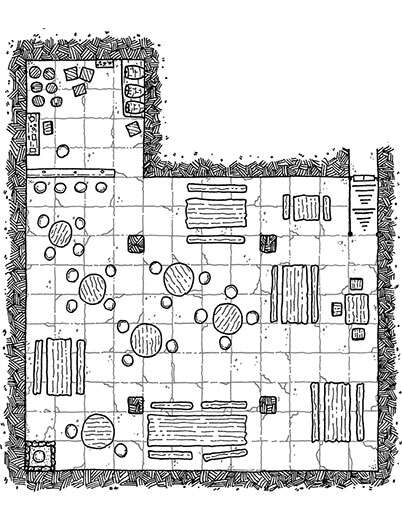
#> input picture RollGrid_backend/data/maps/2c15b52c-358f-4b7d-80b1-fde9bb4370b1/casa-simple.jpg, 402 x 520 px
$ python -i grid_utils.py   (imports and definitions only)
#> lines starting #> are read from the running program, lines starting #| are printed output that depends on the picture; after the words box and inside, x2 and y2 are one past the last pixel; in counts of white or black regions, pixels touching at a corner belong together
import cv2
import numpy as np

def _cluster_1d(vals, tol_px):
    if len(vals) == 0:
        return []
    vals = np.sort(np.asarray(vals))
    clusters = [[vals[0]]]
    for v in vals[1:]:
        if abs(v - clusters[-1][-1]) <= tol_px:
            clusters[-1].append(v)
        else:
            clusters.append([v])
    return [int(np.median(c)) for c in clusters]

def _grid_lines(gray):
    h, w = gray.shape[:2]
    clahe = cv2.createCLAHE(clipLimit=2.0, tileGridSize=(8,8))
    eq = clahe.apply(gray)
    thr = cv2.adaptiveThreshold(eq, 255, cv2.ADAPTIVE_THRESH_MEAN_C, cv2.THRESH_BINARY_INV, 15, 2)
    vk = max(10, h // 100)
    hk = max(10, w // 100)
    vert_kernel = cv2.getStructuringElement(cv2.MORPH_RECT, (1, vk))
    horz_kernel = cv2.getStructuringElement(cv2.MORPH_RECT, (hk, 1))
    vert_lines = cv2.morphologyEx(thr, cv2.MORPH_OPEN, vert_kernel, iterations=1)
    horz_lines = cv2.morphologyEx(thr, cv2.MORPH_OPEN, horz_kernel, iterations=1)
    proj_v = vert_lines.sum(axis=0)
    proj_h = horz_lines.sum(axis=1)
    xs = list(np.where(proj_v > 0.6 * proj_v.max())[0])
    ys = list(np.where(proj_h > 0.6 * proj_h.max())[0])
    tol = int(0.01 * max(w, h)) + 3
    xs = _cluster_1d(xs, tol)
    ys = _cluster_1d(ys, tol)
    return sorted(xs), sorted(ys)

def _draw_overlay(gray, xs, ys, color=(0,165,255), thickness=1):
    h, w = gray.shape[:2]
    imgc = cv2.cvtColor(gray, cv2.COLOR_GRAY2BGR)
    for x in xs:
        cv2.line(imgc, (x, 0), (x, h), color, thickness)
    for y in ys:
        cv2.line(imgc, (0, y), (w, y), color, thickness)
    ok, buf = cv2.imencode(".png", imgc)
    return buf.tobytes() if ok else None

def extraer_info_cuadricula(imagen_path: str, return_overlay: bool=False):
#> called with return_overlay = False
    gray = cv2.imread(imagen_path, cv2.IMREAD_GRAYSCALE)
#> gray is the input picture: shape (520, 402); min 0, max 255, mean 213.2
    if gray is None:
        return None
    h, w = gray.shape[:2]
#> h = 520; w = 402
    xs, ys = _grid_lines(gray)
#> in _grid_lines, `eq = clahe.apply(gray)`:
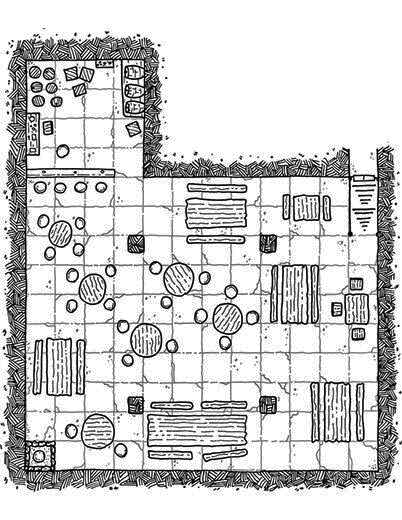
#> eq: shape (520, 402); min 2, max 255, mean 206.9
#> in _grid_lines, `thr = cv2.adaptiveThreshold(eq, 255, cv2.ADAPTIVE_THRESH_MEAN_C, cv2.T..`:
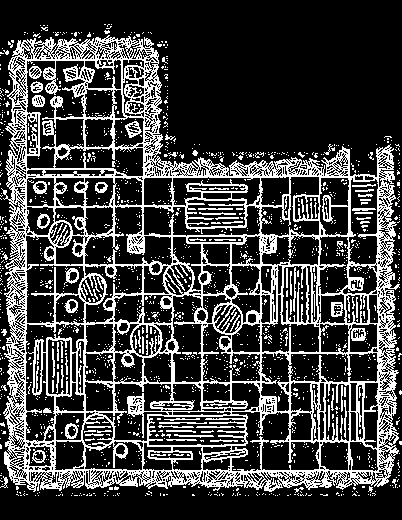
#> thr: shape (520, 402); 25.1% white in thin lines or dots
#> in _grid_lines, `vert_lines = cv2.morphologyEx(thr, cv2.MORPH_OPEN, vert_kernel, iterat..`:
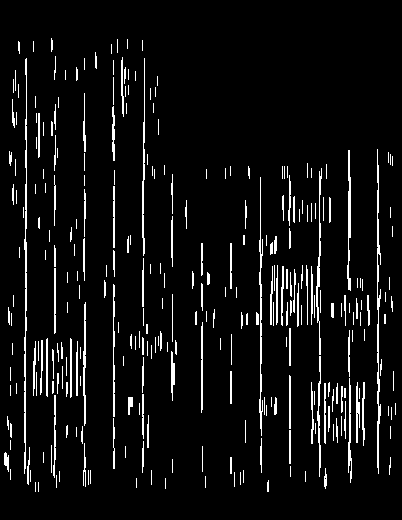
#> vert_lines: shape (520, 402); 6.2% white in thin lines or dots, all inside (x1, y1, x2, y2) = (4, 38, 396, 492)
#> in _grid_lines, `horz_lines = cv2.morphologyEx(thr, cv2.MORPH_OPEN, horz_kernel, iterat..`:
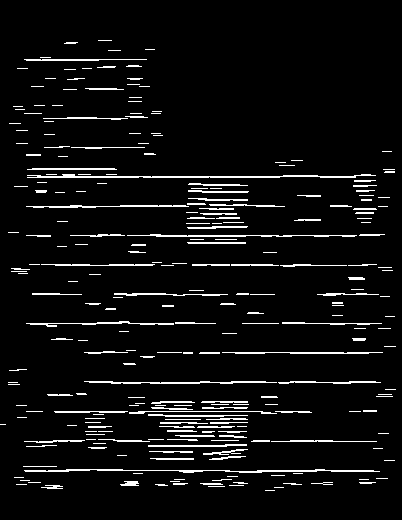
#> horz_lines: shape (520, 402); 5.7% white in thin lines or dots, all inside (x1, y1, x2, y2) = (0, 40, 396, 491)
#> in _grid_lines, `proj_v = vert_lines.sum(axis=0)`: proj_v = 402 values, max 91545 at index 113, min 0 at index 0, mean 8275.4
#> in _grid_lines, `proj_h = horz_lines.sum(axis=1)`: proj_h = 520 values, max 82875 at index 235, min 0 at index 0, mean 5862.1
#> in _grid_lines, `xs = list(np.where(proj_v > 0.6 * proj_v.max())[0])`: xs = [25, 26, 54, 55, 84, 113, 114, 143, 260, 290, 319, 349, 377, 378]
#> in _grid_lines, `ys = list(np.where(proj_h > 0.6 * proj_h.max())[0])`: ys = [176, 177, 206, 235, 264, 265, 294, 323, 352, 382, 411, 441, 470, 471]
#> in _cluster_1d, `vals = np.sort(np.asarray(vals))`: vals has the same summary as xs in _grid_lines
#> in _cluster_1d, `clusters = [[vals[0]]]`: clusters = [[25]]
#> the loop in _cluster_1d, `for v in vals[1:]:` made 13 passes
#> v on passes 1 to 12: 26, 54, 55, 84, 113, 114, 143, 260, 290, 319, 349, 377
#> after the loop in _cluster_1d, `for v in vals[1:]:`: clusters = [[25, 26], [54, 55], [84], [113, 114], [143], [260], [290], [319], [349], [377, 378]]
#> in _grid_lines, `xs = _cluster_1d(xs, tol)`: xs = [25, 54, 84, 113, 143, 260, 290, 319, 349, 377]
#> the loop in _cluster_1d (call 2), `for v in vals[1:]:` made 13 passes
#> v on passes 1 to 12: 177, 206, 235, 264, 265, 294, 323, 352, 382, 411, 441, 470
#> in _grid_lines, `ys = _cluster_1d(ys, tol)`: ys = [176, 206, 235, 264, 294, 323, 352, 382, 411, 441, 470]
#> xs = [25, 54, 84, 113, 143, 260, 290, 319, 349, 377]
    if len(xs) < 2 or len(ys) < 2:
        return None
    dx = np.diff(np.array(xs))
#> dx = [29, 30, 29, 30, 117, 30, 29, 30, 28]
    dy = np.diff(np.array(ys))
#> dy = [30, 29, 29, 30, 29, 29, 30, 29, 30, 29]
    cell_w = int(np.median(dx))
#> cell_w = 30
    cell_h = int(np.median(dy))
#> cell_h = 29
    offx = int(xs[0])
#> offx = 25
    offy = int(ys[0])
#> offy = 176
    cols = max(int(round((w - offx) / max(1, cell_w))), 1)
#> cols = 13
    rows = max(int(round((h - offy) / max(1, cell_h))), 1)
#> rows = 12
    res = {
        "rows": rows,
        "cols": cols,
        "cellWidth": cell_w,
        "cellHeight": cell_h,
        "offsetX": offx,
        "offsetY": offy,
        "linesX": xs,
        "linesY": ys,
    }
#> res = {'rows': 12, 'cols': 13, 'cellWidth': 30, 'cellHeight': 29, 'offsetX': 25, 'offsetY': 176, 'linesX': [25, 54, 84, 113, 143, 260, 290, 319, 349, 377], 'linesY': [176, 206, 235, 264, 294, 323, 352, 382, 411, 441, 470]}
    if return_overlay:
        res["overlay_png"] = _draw_overlay(gray, xs, ys)
    return res

>>> result = extraer_info_cuadricula('../../data/maps/2c15b52c-358f-4b7d-80b1-fde9bb4370b1/casa-simple.jpg')
#> result has the same summary as res in extraer_info_cuadricula
